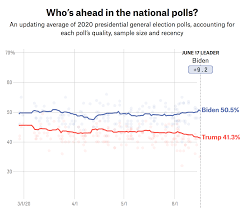
#> input picture past_exams/2020.06.12_dvl/2020.06.12_solution/download.png, 243 x 208 px
$ jupyter execute --allow-errors 'June 2020.ipynb'   (shell and % lines are left out)
#> lines starting #> are read from the running program, lines starting #| are printed output that depends on the picture
# June 2020

__Describe in detail the elements of visual encoding (marks and annotations), their meaning and their use. Explain and comment the meaning of the visual encoding elements in the following picture.__

[cell 1]
import matplotlib.image as mpimg
import matplotlib.pyplot as plt

plt.figure(figsize = (15,10))
img_guns = mpimg.imread('download.png')
#> img_guns is the input picture: shape (208, 243, 4) float32; mean R, G, B, A 0.974, 0.97, 0.972, 1
plt.imshow(img_guns)
plt.show()

In this chart we can see two time series: one for Biden and one for Trup. They represent the prediction of who will vin the election. The prediction is expressed in % as we can notice from the y-axis. On the x-axis we can see the period of time. The graph probably considers the prediction from the start of the electoral campaign until the results were presented.
The predictions line are probably computed as a regression having as their base the dots in backgroud which probably are the data coming from some surveys in a fixed period of time. In the right part of the plot we can notice some annotations:
* the names of the 2 candidates (these two are then the legend label)
* then we have two numerical values which represent the real % of votes that each of them received.

Lastly, we can appreciate the 2 colors used which are not random and they refer to the color associated to the two different politcal parties.

__Describe the step "Editorial Choices" in the Stage 3 of the Data Visualization Workflow; then provide 3 data visualization examples (not those in the lecture slides) to highlight focus, framing and angle concepts, respectively.__

Editorial thinking is concerned with making informed judgements about the content you intend to include in your visualisation.
In visualization we need to make selections about what analysis are going to portray to our audience in order to satisfy any particular curiosity.

When we are doing editorial choices we need to focus on three particular perspectives:
* The __Angle__: is the first aspect of editorial thinking and concerns the angle of analysis, the view of your data that you think will best support the understanding required for this subject.
* The __Framing__: after the angle, the second editorial choice is the framing. It concerns the refinement of contents that have to be included in the analysis.
* The __Focus__: the third editorial perspectives that concerns which items of your data you might choose to emphasise, thus generating some level of focus for the attention of the viewer. This decision is not a function of filtering – that is the concern of your framing decisions. Focus is about subjectively choosing to contrast visually features of your display that you deem to be more important than others.
For example, imagine that we are working for the F1 team of ferrari and we want to track the progresses that the engeneering team is doing. In order to show the results we are asked to make a plot.
We have many possibilities for the choice of the angle:
* Which is the maximum speed reached?
* Which is the average speed/ time needeed for one lap of the track ?
* Which is the best time for one lap of the track?
Let's say that we want to consider the averege time needed for one lap of the track.
Moving on we have the framing. We have to consider which data do we want to include:
* the data that we have gathered in lab conditions?
* the data obtained with the best pilot?
* an averege of the results of the two pilots?
* the results obtained during a sunny test day?
Let's say that we want to consider only data coming from a simulation.
Lastly, we have to decide the focus:
Thus, we can for example represent our graph as a copy of the track and showing with colors the part of the track according to the speed.
For example, in green the ones where the perfromance was good; yellow for performance ok; and red for performances under the aspecatives.

__Describe the MDS family of algorithms, and comment similarities and differences with PCA. Then explain the differences between Classical, Metric and Non-Metric MDS, and provide an example where only one of the three above choices is adequate.__

Multidimensional scaling is a family of algorithms visualizing the level of similarity of individuale cases of a dataset. In practice, mds finds an embedding of n objects into a r-dimensional euclidean space $R^n$ so to preserve as well as possible (a function of ) the distances between original objects. MDS can be distinguished in 3 kinds, depending on the objectivve function:
* classical mds - the objective function is called strain and involves directly the original distances between objects.

* metric mds - the objective function is called stress and involves a function of the original distances.

Given a dimension $p$ and a monotone function $f$, metric mds aims at finding $X = (x_{i}, ..., x_{n})$ such that $||x_i - x_j|| = f(d_{ij})$ as close as possible, i.e minimising a chosen loss function (stress)

* non-metric mds - the original distances are dissimilarities in the item-item matrix and the Euclidean distances between items, and defines the location of each of them.

When dissimilarities are known only by their rank order, and the spacing between succesively ranked dissimilarities is of no interest or is unavailable. Here $f$ is only implicitely defines as a regression curve, and only preserves the order of d, that is $f(d_{ij} < f(d_{kl})$ if $d_{ij} < d_{kl}$ thus only the order of d is needed, not the actual values. The most common algorithm is the Kruskal mds.

Examples:
* classical mds - Eickman's colors: 14 colors, different only in hue (wavelength), pairwaise rated as similar in a 0-5 scale by 31 people. In this case we use the original distances which are provided by the 'similaity matrix'.
* metric mds - Sammon mapping: The method was proposed by John W. Sammon in 1969. It is considered a non-linear approach as the mapping cannot be represented as a linear combination of the original variables as possible in techniques such as principal component analysis, which also makes it more difficult to use for classification applications. Denote the distance between ith and jth objects in the original space by ${\displaystyle \scriptstyle d_{ij}^{*}}\scriptstyle d^{*}_{ij}$, and the distance between their projections by ${\displaystyle \scriptstyle d_{ij}^{}}\scriptstyle d^{}_{ij}$. Sammon's mapping aims to minimize the following error function, which is often referred to as Sammon's stress or Sammon's error:$E = \frac{1}{\sum\limits_{i<j}d^{*}_{ij}}\sum_{i<j}\frac{(d^{*}_{ij}-d_{ij})^2}{d^{*}_{ij}}.$  Sammon mapping preserves the small $d_{ij}$, giving them a greater degree of importance in the fitting procedure than for larger values of $d_{ij}$
* non-metric mds -  An example of non-metric mds occurs each time we have only dissimilarities as rank order and the spacing between succesively ranked dissimilarities is of no interest or unavailable. Thus we could use non-metric mds when we have data about dissimilarity rating between sports.

Compared to PCA we can say that both the algorithms perform dimensionality reduction. Nevertheless, PCA tends to perform better in cases of linear dimensionality reduction, so when data are low dimensional and they require at max two-three dimension. On the other hand, MDS algorithm can be used also for  non-linear dimensionality reduction.

__Using the datafile economist_data.csv, prepare a chloroplet map of a geographical region of your choice (Europe, Asia, etc) displaying one (or more) of the columns HDI.Rank, HDI, CPI.__
https://drive.google.com/file/d/1vlq7tQTk6vK6wj1PIJ1iL3DTkHXIYdMc/view

[cell 2]
import pandas as pd
import numpy as np
import matplotlib.pyplot as plt
import json
import geoplotlib
from geoplotlib.utils import read_csv
from geoplotlib.colors import ColorMap

[cell 3]
df = pd.read_csv('economist_data.csv')
#> (reads past_exams/2020.06.12_dvl/economist_data.csv from the repository)

[cell 4]
ds = df.set_index('Country')

[cell 5]
ds

[cell 6]
ds.loc['Italy']

[cell 7]
geoplotlib.geojson('custom.geo.json', color = 'red')
#> (this line was passed over: geoplotlib is not available in this run)
geoplotlib.show()
#> (this line was passed over: geoplotlib is not available in this run)

[cell 8]
Countries = df.Country.unique().tolist()

[cell 9]
df.HDI.max()

[cell 10]
new_ds = {}
#> (the rest of this cell did not finish here and is left out)

#> (a cell that did not finish here is left out)

#> (a cell that did not finish here is left out)

__Consider the dataset countries.csv : prepare a dimensionality reduction planar projection (using the method you rate as the most adequate), color the countries according to your preferred grouping and comment one or more facts emerging from the plot.__

[cell 13]
df = pd.read_csv('countries.csv')
#> (reads past_exams/2020.06.12_dvl/countries.csv from the repository)

[cell 14]
df

[cell 15]
df2 = df.dropna()
df2

[cell 16]
df2 = df2.iloc[:,2:]
df2

[cell 17]
from __future__ import print_function
import time
import numpy as np
import pandas as pd
from sklearn.datasets import fetch_openml
from sklearn.decomposition import PCA
from sklearn.manifold import TSNE
import matplotlib.pyplot as plt
from mpl_toolkits.mplot3d import Axes3D
import seaborn as sns

[cell 18]
col = df2.columns

[cell 19]
r = df2.iloc[0].tolist()
for e in r:
    if type(e) == str:
        print(e)

[cell 20]
df3 = pd.DataFrame({'Population' : [1,2,3,4,5],
                  'blabla': [1,2,3,4,5]})
df3

[cell 21]
df3 = {}
size = len(df2)
for i in range(size):
    riga = (df2.iloc[i].tolist())
    new_r = []
    for j in range(len(riga)):
        if type(riga[j]) == str:
            el = df2.iloc[i][j]
            new = df2.iloc[i][j].split(',')
            if len(new) <= 2:
                new = '.'.join(new)
                new = float(new)
            else:
                new1 = new[:-1]
                new1 = ''.join(new1)
                new2 = new[-1]
                new = new1 + '.' + new2
                new = float(new)
            new_r.append(new)

        else:
            new_r.append(riga[j])

[cell 22]
df2

[cell 23]
df3 = pd.DataFrame({})
for c in col:
    if df2[c].dtype == object:
        cx = (df2[c])
        new_cx = []
        for el in cx:
            new = el.split(',')
            if len(new) <= 2:
                new = '.'.join(new)

            else:
                new1 = new[:-1]
                new1 = ''.join(new1)
                new2 = new[-1]
                new = new1 + '.' + new2

            new = float(new)
            if c == 'Climate':
                new = int(new)
            new_cx.append(new)

        df3[c] = new_cx

    else:
        df3[c] = df2[c]

[cell 24]
df3

[cell 25]
df3.Climate.unique()

[cell 26]
time_start = time.time()
tsne = TSNE(n_components=2, verbose=1, perplexity=40, n_iter=300)
tsne_results = tsne.fit_transform(df3)
print('t-SNE done! Time elapsed: {} seconds'.format(time.time()-time_start))

[cell 27]
df3['tsne-2d-one'] = tsne_results[:,0]
df3['tsne-2d-two'] = tsne_results[:,1]
plt.figure(figsize=(16,10))
sns.scatterplot(
    x="tsne-2d-one", y="tsne-2d-two",
    hue="Climate",
    palette=sns.color_palette("colorblind", 4),
    data=df3,
    legend="full",
    alpha=0.3
)
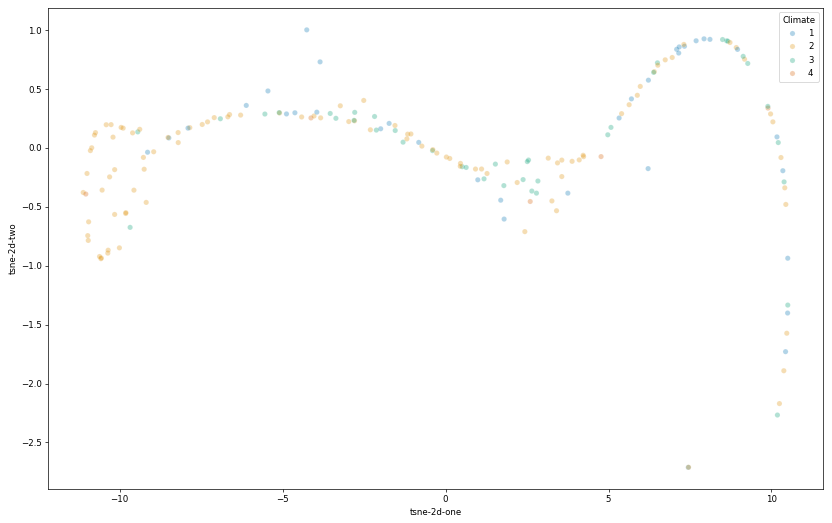
#> figure drawn by matplotlib, 1 panel

[cell 28]
df3 = df3.iloc[:,:-2]
df3

[cell 29]
import numpy as np
from sklearn.datasets import load_digits
from sklearn.model_selection import train_test_split, cross_val_score
from sklearn.neighbors import KNeighborsClassifier
from sklearn.svm import SVC
from sklearn.metrics import matthews_corrcoef

import matplotlib.pyplot as plt
import seaborn as sns
import umap.umap_ as umap

#> (a cell that did not finish here is left out)

[cell 31]
climate = df3.Climate.tolist()

#> (a cell that did not finish here is left out)

__Using the datafile economist_data.csv, try to replicate the following plot, where Human Development Index is column HDI and Corruption Perception Index is column CPI; the red line can be a smoothing line of your choice.__

[cell 33]
plt.figure(figsize = (15,10))
img_eco = mpimg.imread('econ.png')
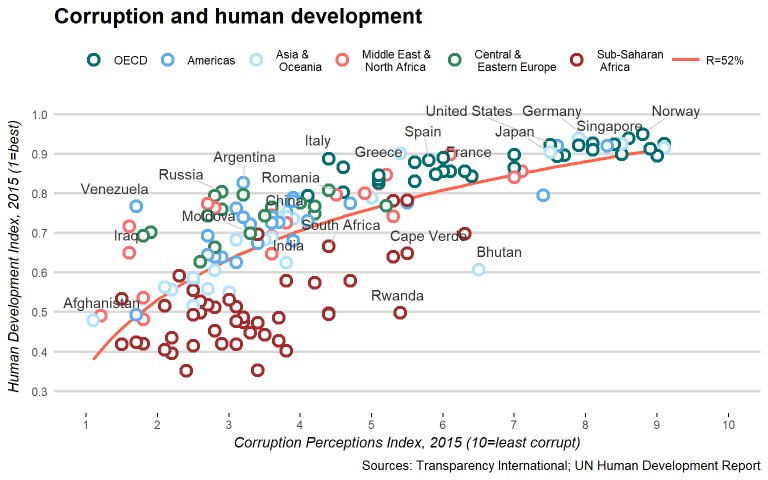
#> input picture past_exams/2020.06.12_dvl/2020.06.12_solution/econ.png, 1536 x 960 px (shown at 1/2 size)
#> img_eco is the input picture: shape (960, 1536, 3) float32; mean R, G, B 0.949, 0.947, 0.947
plt.imshow(img_eco)
plt.show()

[cell 34]
df = pd.read_csv('economist_data.csv')

[cell 35]
df

[cell 36]
region = df.Region.unique().tolist()
region2 = ['Asia & Oceania', 'Americas', 'Middle East & North Africa', 'Sub-Shaarian Africa', 'Central Eastern Europe', 'OECD']

[cell 37]
# sns.regplot(x,y)
color = ['#62cbde','#1789c2','#de5f6a', '#801509' ,'#008049','#007180']

[cell 38]
region

[cell 39]
cc = df['Country'].unique().tolist()

[cell 40]
import random

[cell 41]
rr = random.sample(cc,10)
rr

[cell 42]
df4 = pd.DataFrame({})
#> (the rest of this cell did not finish here and is left out)

[cell 43]
df4

[cell 44]
x = df['CPI'].to_list()
y = df['HDI'].to_list()
m, b = np.polyfit(x, y, 1)

[cell 45]
from sklearn.preprocessing import PolynomialFeatures
from sklearn.linear_model import LinearRegression

[cell 46]
lin = LinearRegression()
#> (the rest of this cell did not finish here and is left out)

[cell 47]
poly = PolynomialFeatures(degree = 2)
#> (the rest of this cell did not finish here and is left out)

#> (a cell that did not finish here is left out)

[cell 49]
xx = np.linspace(0,12,12)
yr = m*xx + (m**2)*xx+(m**3)*xx + b
yr

## Polynomial regression

[cell 50]
df5 = df
df5.sort_values(by=['CPI'], inplace = True)
xp = df5['CPI'].values
yp = df5['HDI'].values
xp = xp.reshape(-1,1)
poly = PolynomialFeatures(degree = 3)
xp_poly = poly.fit_transform(xp)
poly.fit(xp_poly, yp)
linreg = LinearRegression()
linreg.fit(xp_poly, yp)
y_pred = linreg.predict(xp_poly)

[cell 51]
df5

[cell 52]
plt.plot(xp, y_pred)
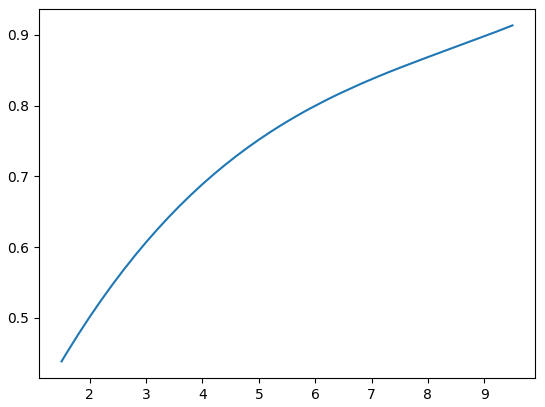
#> figure drawn by matplotlib, 1 panel

[cell 53]
plt.figure(figsize = (20,10))

#Scatterplot
for k in range(len(region)):
    df2 = df[df['Region'] == region[k]]
    plt.scatter('CPI','HDI', data = df2, label = region2[k], edgecolors = color[k], facecolor = 'none', s = 150, linewidths = 3)


# Regression line
#plt.plot(xx, yr, c = 'red')
plt.plot(xp, y_pred, color = 'red', linewidth = 5, label = 'R = 52%')


# Country's names
for i in range(len(df4)):
    riga = df4.iloc[i]
    plt.text(riga['CPI'], riga['HDI']+.05, s=riga['Country'], horizontalalignment= 'center', verticalalignment='bottom', fontsize=14)

# Grid
grid_range = np.linspace(0.3,1,8)
for g in grid_range:

    plt.hlines(y=g, xmin=0, xmax=12, color='gray', alpha=0.7, linewidth=1, )

#Annotation
plt.annotate('Source: Transparency international; UN human development report', (0,0), (950,-70), fontsize=15,
             xycoords='axes fraction', textcoords='offset points', va='top')

# Decoration
plt.xlabel('Corruption Perceptions Index, 2015 (10 = least corrupted)', fontsize = 20)
plt.ylabel('Human Development Index, 2015, (1 = best)',fontsize = 20)
plt.title('Corruption and human development', fontsize = 30, loc = 'left', fontweight = 'bold')
plt.ylim(0.2, 1.1)
plt.xlim(0,11)
plt.tick_params(direction = 'out', labelsize = 'large', pad = 20)
plt.legend( loc='upper left', ncol=6, mode="expand", fontsize = 15, edgecolor = 'none', )
plt.show()
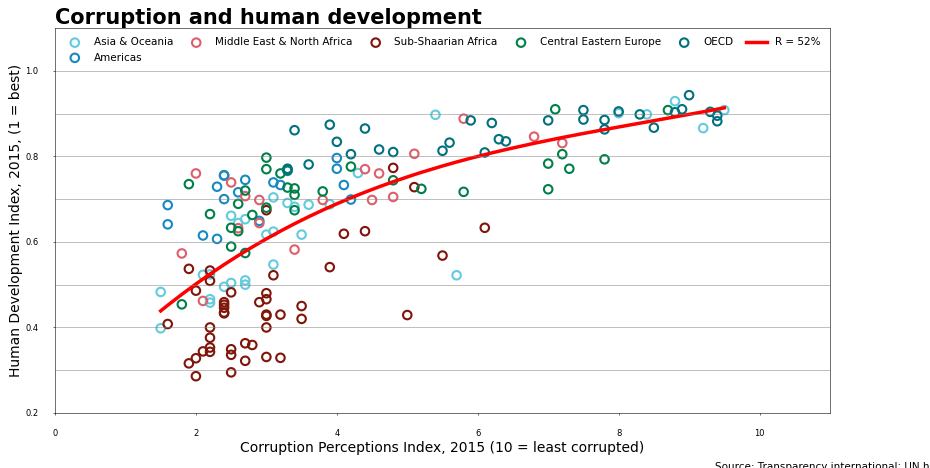
#> figure drawn by matplotlib, 1 panel
